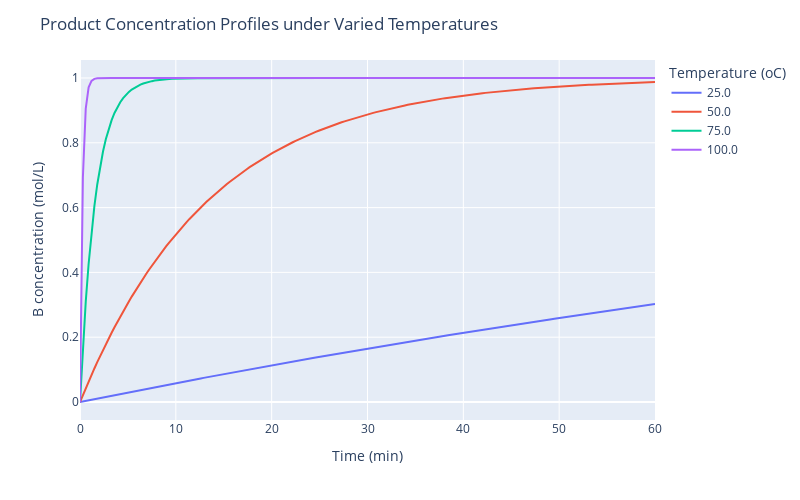

The notebook cell this image was saved under:
### Code cell
# B concentration profiles under vared temperatures
# Set temperature to a list of values: 25.0, 50.0, 75.0, 100.0
operation_params = [
    ({"param": "Concentration", "stream": "Batch_Feed", "species": "A"}, 1.0), # mol/L
    ({"param": "Temperature"}, [25.0, 50.0, 75.0, 100.0]), # oC
    ({"param": "Batch_Time"}, 60.0), # min
]
toy_case.plot_product_profile_with_temperatures(operation_params)

### Figure 1 — Plotly figure (JSON) as saved in the notebook; plotly's stock layout.template omitted (floating-point values rounded to 4 significant figures; data arrays with more than 128 entries replaced by an {"elided": "..."} marker saying what was removed)
{"data": [{"hovertemplate": "Temperature (oC)=25.0<br>Time (min)=%{x}<br>B concentration (mol/L)=%{y}<extra></extra>", "legendgroup": "25.0", "line": {"color": "#636efa", "dash": "solid"}, "marker": {"symbol": "circle"}, "mode": "lines", "name": "25.0", "orientation": "v", "showlegend": true, "type": "scatter", "x": {"elided": "201 float values"}, "xaxis": "x", "y": {"elided": "201 float values"}, "yaxis": "y"}, {"hovertemplate": "Temperature (oC)=50.0<br>Time (min)=%{x}<br>B concentration (mol/L)=%{y}<extra></extra>", "legendgroup": "50.0", "line": {"color": "#EF553B", "dash": "solid"}, "marker": {"symbol": "circle"}, "mode": "lines", "name": "50.0", "orientation": "v", "showlegend": true, "type": "scatter", "x": {"elided": "201 float values"}, "xaxis": "x", "y": {"elided": "201 float values"}, "yaxis": "y"}, {"hovertemplate": "Temperature (oC)=75.0<br>Time (min)=%{x}<br>B concentration (mol/L)=%{y}<extra></extra>", "legendgroup": "75.0", "line": {"color": "#00cc96", "dash": "solid"}, "marker": {"symbol": "circle"}, "mode": "lines", "name": "75.0", "orientation": "v", "showlegend": true, "type": "scatter", "x": {"elided": "201 float values"}, "xaxis": "x", "y": {"elided": "201 float values"}, "yaxis": "y"}, {"hovertemplate": "Temperature (oC)=100.0<br>Time (min)=%{x}<br>B concentration (mol/L)=%{y}<extra></extra>", "legendgroup": "100.0", "line": {"color": "#ab63fa", "dash": "solid"}, "marker": {"symbol": "circle"}, "mode": "lines", "name": "100.0", "orientation": "v", "showlegend": true, "type": "scatter", "x": {"elided": "201 float values"}, "xaxis": "x", "y": {"elided": "201 float values"}, "yaxis": "y"}], "layout": {"height": 500, "legend": {"title": {"text": "Temperature (oC)"}, "tracegroupgap": 0}, "margin": {"t": 60}, "title": {"text": "Product Concentration Profiles under Varied Temperatures"}, "width": 800, "xaxis": {"anchor": "y", "domain": [0, 1], "title": {"text": "Time (min)"}}, "yaxis": {"anchor": "x", "domain": [0, 1], "title": {"text": "B concentration (mol/L)"}}}}
